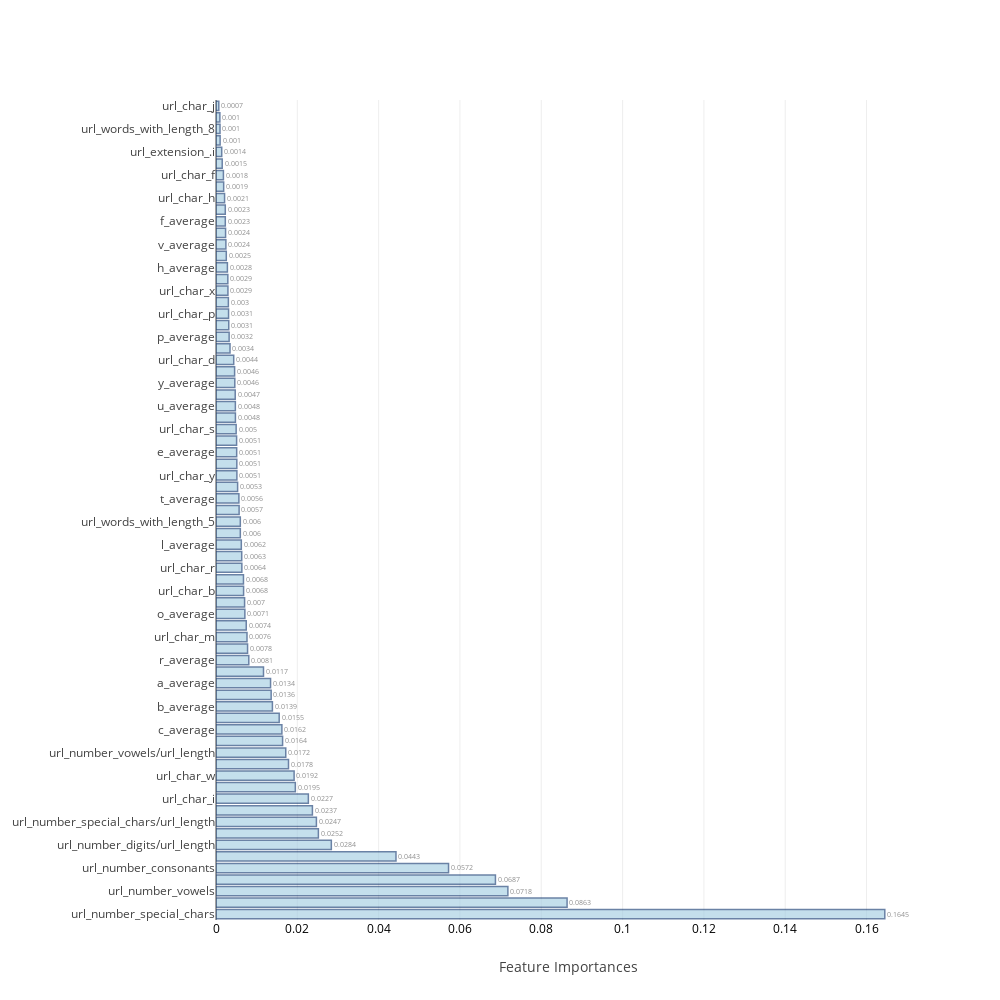

Notebook code cell kept with this figure:
### Code cell
feat_imp=[None]*4
j=0
for i in range(0,8):
    if i>=2 and i<=5:
        model,cm_train,cm_test,acc_train,acc_test,roc_auc,feat_imp[j],mcc=f[i](X_train,Y_train,scaled_X_test,test_Y,columns)
        j=j+1
    else:
        model,cm_train,cm_test,acc_train,acc_test,roc_auc,mcc=f[i](X_train,Y_train,scaled_X_test,test_Y)
    table_80_80_train.loc[i]=   ([acc_train,cm_train.TP,cm_train.TN,cm_train.FP,cm_train.FN,cm_train.FPR,cm_train.FNR])
    table_80_80_test.loc[i] =   ([acc_test ,cm_test.TP, cm_test.TN, cm_test.FP, cm_test.FN, cm_test.FPR, cm_test.FNR,roc_auc,mcc])
    print("\n")

### Figure 1 — Plotly figure (JSON) as saved in the notebook; plotly's stock layout.template omitted (floating-point values rounded to 4 significant figures)
{"data": [{"marker": {"color": "rgb(158,202,225)", "line": {"color": "rgb(8,48,107)", "width": 1.5}}, "opacity": 0.6, "orientation": "h", "text": [0.1645, 0.0863, 0.0718, 0.0687, 0.0572, 0.0443, 0.0284, 0.0252, 0.0247, 0.0237, 0.0227, 0.0195, 0.0192, 0.0178, 0.0172, 0.0164, 0.0162, 0.0155, 0.0139, 0.0136, 0.0134, 0.0117, 0.0081, 0.0078, 0.0076, 0.0074, 0.0071, 0.007, 0.0068, 0.0068, 0.0064, 0.0063, 0.0062, 0.006, 0.006, 0.0057, 0.0056, 0.0053, 0.0051, 0.0051, 0.0051, 0.0051, 0.005, 0.0048, 0.0048, 0.0047, 0.0046, 0.0046, 0.0044, 0.0034, 0.0032, 0.0031, 0.0031, 0.003, 0.0029, 0.0029, 0.0028, 0.0025, 0.0024, 0.0024, 0.0023, 0.0023, 0.0021, 0.0019, 0.0018, 0.0015, 0.0014, 0.001, 0.001, 0.001, 0.0007], "textposition": "outside", "type": "bar", "uid": "9e54abd1-3a3d-4af9-a23a-6b8348445e97", "x": [0.1645, 0.08635, 0.07179, 0.06873, 0.0572, 0.04427, 0.02837, 0.02518, 0.02469, 0.02371, 0.02271, 0.01951, 0.01921, 0.01783, 0.01716, 0.01638, 0.01621, 0.01554, 0.01387, 0.01357, 0.01342, 0.01168, 0.008065, 0.007764, 0.007625, 0.007438, 0.007099, 0.007032, 0.006787, 0.006756, 0.006357, 0.006326, 0.006227, 0.005982, 0.005978, 0.005684, 0.005632, 0.005316, 0.005137, 0.00512, 0.005085, 0.005066, 0.004956, 0.004777, 0.004761, 0.004728, 0.004624, 0.004577, 0.004358, 0.003449, 0.003229, 0.003138, 0.003089, 0.003043, 0.002935, 0.00291, 0.002803, 0.002531, 0.002434, 0.002357, 0.002288, 0.002282, 0.002108, 0.001886, 0.001824, 0.001527, 0.00141, 0.001014, 0.0009893, 0.0009526, 0.0006896], "y": ["url_number_special_chars", "url_length", "url_number_vowels", "url_char_.", "url_number_consonants", "url_extensions", "url_number_digits/url_length", "w_average", "url_number_special_chars/url_length", "url_number_digits", "url_char_i", "z_average", "url_char_w", "i_average", "url_number_vowels/url_length", "url_tlds", "c_average", "m_average", "b_average", "url_extension_.com", "a_average", "url_char_z", "r_average", "url_words_with_length_4", "url_char_m", "url_char_e", "o_average", "url_number_consonants/url_length", "url_char_b", "url_char_a", "url_char_r", "url_char_o", "l_average", "url_char_-", "url_words_with_length_5", "n_average", "t_average", "s_average", "url_char_y", "url_char_c", "e_average", "d_average", "url_char_s", "url_char_t", "u_average", "url_char_n", "y_average", "url_char_l", "url_char_d", "url_words_with_length_7", "p_average", "url_char_u", "url_char_p", "url_words_with_length_6", "url_char_x", "g_average", "h_average", "url_char_g", "v_average", "x_average", "f_average", "k_average", "url_char_h", "url_char_k", "url_char_f", "url_char_v", "url_extension_.i", "j_average", "url_words_with_length_8", "url_extension_.net", "url_char_j"]}], "layout": {"autosize": false, "height": 1000, "width": 1000, "xaxis": {"tickfont": {"color": "black", "size": 12}, "title": "Feature Importances"}, "yaxis": {"automargin": true}}}
